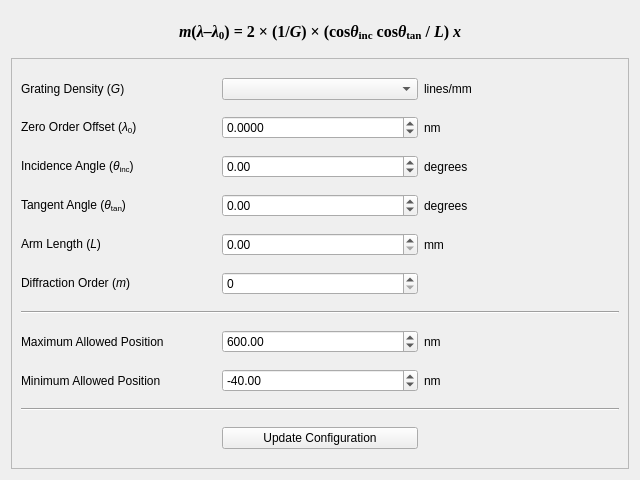
<?xml version="1.0" encoding="UTF-8"?>
<ui version="4.0">
 <class>grating_combo</class>
 <widget class="QWidget" name="grating_combo">
  <property name="geometry">
   <rect>
    <x>0</x>
    <y>0</y>
    <width>640</width>
    <height>480</height>
   </rect>
  </property>
  <property name="windowTitle">
   <string>Form</string>
  </property>
  <layout class="QGridLayout" name="gridLayout" rowstretch="1,10">
   <item row="0" column="1">
    <layout class="QVBoxLayout" name="verticalLayout">
     <property name="leftMargin">
      <number>5</number>
     </property>
     <property name="topMargin">
      <number>5</number>
     </property>
     <property name="rightMargin">
      <number>5</number>
     </property>
     <property name="bottomMargin">
      <number>5</number>
     </property>
     <item>
      <layout class="QHBoxLayout" name="horizontalLayout">
       <item>
        <spacer name="horizontalSpacer_3">
         <property name="orientation">
          <enum>Qt::Horizontal</enum>
         </property>
         <property name="sizeHint" stdset="0">
          <size>
           <width>40</width>
           <height>20</height>
          </size>
         </property>
        </spacer>
       </item>
       <item>
        <widget class="QLabel" name="label_12">
         <property name="font">
          <font>
           <family>Times New Roman</family>
           <pointsize>12</pointsize>
           <weight>75</weight>
           <bold>true</bold>
          </font>
         </property>
         <property name="text">
          <string>&lt;i&gt;m&lt;/i&gt;(&lt;i&gt;&amp;lambda;&amp;#8211;&amp;lambda;&lt;/i&gt;&lt;sub&gt;0&lt;/sub&gt;) = 2 &amp;times; (1/&lt;i&gt;G&lt;/i&gt;) &amp;times; (cos&lt;i&gt;&amp;theta;&lt;/i&gt;&lt;sub&gt;inc&lt;/sub&gt; cos&lt;i&gt;&amp;theta;&lt;/i&gt;&lt;sub&gt;tan&lt;/sub&gt; / &lt;i&gt;L&lt;/i&gt;) &lt;i&gt;x&lt;/i&gt;</string>
         </property>
        </widget>
       </item>
       <item>
        <spacer name="horizontalSpacer_4">
         <property name="orientation">
          <enum>Qt::Horizontal</enum>
         </property>
         <property name="sizeHint" stdset="0">
          <size>
           <width>40</width>
           <height>20</height>
          </size>
         </property>
        </spacer>
       </item>
      </layout>
     </item>
    </layout>
   </item>
   <item row="1" column="1">
    <layout class="QVBoxLayout" name="verticalLayout_3">
     <item>
      <widget class="QFrame" name="frame">
       <property name="frameShape">
        <enum>QFrame::StyledPanel</enum>
       </property>
       <property name="frameShadow">
        <enum>QFrame::Raised</enum>
       </property>
       <layout class="QGridLayout" name="gridLayout_2">
        <item row="9" column="1">
         <widget class="QDoubleSpinBox" name="min_pos_sbox">
          <property name="minimum">
           <double>-9999.000000000000000</double>
          </property>
          <property name="maximum">
           <double>9999.000000000000000</double>
          </property>
          <property name="value">
           <double>-40.000000000000000</double>
          </property>
         </widget>
        </item>
        <item row="2" column="2">
         <widget class="QLabel" name="label_8">
          <property name="text">
           <string>degrees</string>
          </property>
         </widget>
        </item>
        <item row="3" column="0">
         <widget class="QLabel" name="label_10">
          <property name="text">
           <string>Tangent Angle (&lt;i&gt;&amp;theta;&lt;/i&gt;&lt;sub&gt;tan&lt;/sub&gt;)</string>
          </property>
         </widget>
        </item>
        <item row="4" column="2">
         <widget class="QLabel" name="label_9">
          <property name="text">
           <string>mm</string>
          </property>
         </widget>
        </item>
        <item row="1" column="1">
         <widget class="QDoubleSpinBox" name="zero_offset_in">
          <property name="decimals">
           <number>4</number>
          </property>
          <property name="minimum">
           <double>-500000.000000000000000</double>
          </property>
          <property name="maximum">
           <double>500000.000000000000000</double>
          </property>
         </widget>
        </item>
        <item row="0" column="0">
         <widget class="QLabel" name="label">
          <property name="text">
           <string>Grating Density (&lt;i&gt;G&lt;/i&gt;)</string>
          </property>
         </widget>
        </item>
        <item row="4" column="1">
         <widget class="QDoubleSpinBox" name="arm_length_in">
          <property name="maximum">
           <double>500000.000000000000000</double>
          </property>
         </widget>
        </item>
        <item row="5" column="0">
         <widget class="QLabel" name="label_5">
          <property name="text">
           <string>Diffraction Order (&lt;i&gt;m&lt;/i&gt;)</string>
          </property>
         </widget>
        </item>
        <item row="1" column="2">
         <widget class="QLabel" name="label_7">
          <property name="text">
           <string>nm</string>
          </property>
         </widget>
        </item>
        <item row="2" column="1">
         <widget class="QDoubleSpinBox" name="incidence_angle_in">
          <property name="minimum">
           <double>-90.000000000000000</double>
          </property>
          <property name="maximum">
           <double>90.000000000000000</double>
          </property>
         </widget>
        </item>
        <item row="3" column="1">
         <widget class="QDoubleSpinBox" name="tangent_angle_in">
          <property name="minimum">
           <double>-90.000000000000000</double>
          </property>
          <property name="maximum">
           <double>90.000000000000000</double>
          </property>
         </widget>
        </item>
        <item row="0" column="2">
         <widget class="QLabel" name="label_6">
          <property name="text">
           <string>lines/mm</string>
          </property>
         </widget>
        </item>
        <item row="5" column="1">
         <widget class="QDoubleSpinBox" name="diff_order_in">
          <property name="decimals">
           <number>0</number>
          </property>
         </widget>
        </item>
        <item row="3" column="2">
         <widget class="QLabel" name="label_11">
          <property name="text">
           <string>degrees</string>
          </property>
         </widget>
        </item>
        <item row="0" column="1">
         <widget class="QComboBox" name="grating_combo_2"/>
        </item>
        <item row="11" column="1">
         <widget class="QPushButton" name="update_conf_btn">
          <property name="text">
           <string>Update Configuration</string>
          </property>
         </widget>
        </item>
        <item row="2" column="0">
         <widget class="QLabel" name="label_3">
          <property name="text">
           <string>Incidence Angle (&lt;i&gt;&amp;theta;&lt;/i&gt;&lt;sub&gt;inc&lt;/sub&gt;)</string>
          </property>
         </widget>
        </item>
        <item row="1" column="0">
         <widget class="QLabel" name="label_2">
          <property name="text">
           <string>Zero Order Offset (&lt;i&gt;&amp;lambda;&lt;/i&gt;&lt;sub&gt;0&lt;/sub&gt;)</string>
          </property>
         </widget>
        </item>
        <item row="4" column="0">
         <widget class="QLabel" name="label_4">
          <property name="text">
           <string>Arm Length (&lt;i&gt;L&lt;/i&gt;)</string>
          </property>
         </widget>
        </item>
        <item row="9" column="2">
         <widget class="QLabel" name="label_16">
          <property name="text">
           <string>nm</string>
          </property>
         </widget>
        </item>
        <item row="9" column="0">
         <widget class="QLabel" name="label_15">
          <property name="text">
           <string>Minimum Allowed Position</string>
          </property>
         </widget>
        </item>
        <item row="7" column="2">
         <widget class="QLabel" name="label_14">
          <property name="text">
           <string>nm</string>
          </property>
         </widget>
        </item>
        <item row="7" column="1">
         <widget class="QDoubleSpinBox" name="max_pos_sbox">
          <property name="minimum">
           <double>-9999.000000000000000</double>
          </property>
          <property name="maximum">
           <double>9999.000000000000000</double>
          </property>
          <property name="value">
           <double>600.000000000000000</double>
          </property>
         </widget>
        </item>
        <item row="7" column="0">
         <widget class="QLabel" name="label_13">
          <property name="text">
           <string>Maximum Allowed Position</string>
          </property>
         </widget>
        </item>
        <item row="6" column="0" colspan="3">
         <widget class="Line" name="line">
          <property name="orientation">
           <enum>Qt::Horizontal</enum>
          </property>
         </widget>
        </item>
        <item row="10" column="0" colspan="3">
         <widget class="Line" name="line_2">
          <property name="orientation">
           <enum>Qt::Horizontal</enum>
          </property>
         </widget>
        </item>
       </layout>
      </widget>
     </item>
    </layout>
   </item>
  </layout>
 </widget>
 <resources/>
 <connections/>
</ui>
